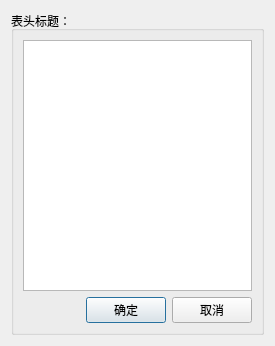
<?xml version="1.0" encoding="UTF-8"?>
<ui version="4.0">
 <class>ExDlgSetHeaders</class>
 <widget class="QDialog" name="ExDlgSetHeaders">
  <property name="geometry">
   <rect>
    <x>0</x>
    <y>0</y>
    <width>275</width>
    <height>346</height>
   </rect>
  </property>
  <property name="windowTitle">
   <string>Dialog</string>
  </property>
  <layout class="QVBoxLayout" name="verticalLayout_2">
   <item>
    <widget class="QGroupBox" name="groupBox">
     <property name="title">
      <string>表头标题：</string>
     </property>
     <layout class="QVBoxLayout" name="verticalLayout">
      <item>
       <widget class="QListView" name="listView"/>
      </item>
      <item>
       <layout class="QHBoxLayout" name="horizontalLayout">
        <item>
         <spacer name="horizontalSpacer">
          <property name="orientation">
           <enum>Qt::Horizontal</enum>
          </property>
          <property name="sizeHint" stdset="0">
           <size>
            <width>40</width>
            <height>20</height>
           </size>
          </property>
         </spacer>
        </item>
        <item>
         <widget class="QPushButton" name="btnOk">
          <property name="text">
           <string>确定</string>
          </property>
          <property name="icon">
           <iconset resource="../../../../resources/resources.qrc">
            <normaloff>:/images/ExQtCustomDialog/Image005.png</normaloff>:/images/ExQtCustomDialog/Image005.png</iconset>
          </property>
         </widget>
        </item>
        <item>
         <widget class="QPushButton" name="btnClose">
          <property name="text">
           <string>取消</string>
          </property>
          <property name="icon">
           <iconset resource="../../../../resources/resources.qrc">
            <normaloff>:/images/ExQtCustomDialog/Image007.png</normaloff>:/images/ExQtCustomDialog/Image007.png</iconset>
          </property>
         </widget>
        </item>
       </layout>
      </item>
     </layout>
    </widget>
   </item>
  </layout>
 </widget>
 <resources>
  <include location="../../../../resources/resources.qrc"/>
 </resources>
 <connections>
  <connection>
   <sender>btnOk</sender>
   <signal>clicked()</signal>
   <receiver>ExDlgSetHeaders</receiver>
   <slot>accept()</slot>
   <hints>
    <hint type="sourcelabel">
     <x>104</x>
     <y>307</y>
    </hint>
    <hint type="destinationlabel">
     <x>137</x>
     <y>172</y>
    </hint>
   </hints>
  </connection>
  <connection>
   <sender>btnClose</sender>
   <signal>clicked()</signal>
   <receiver>ExDlgSetHeaders</receiver>
   <slot>close()</slot>
   <hints>
    <hint type="sourcelabel">
     <x>204</x>
     <y>307</y>
    </hint>
    <hint type="destinationlabel">
     <x>137</x>
     <y>172</y>
    </hint>
   </hints>
  </connection>
 </connections>
</ui>
